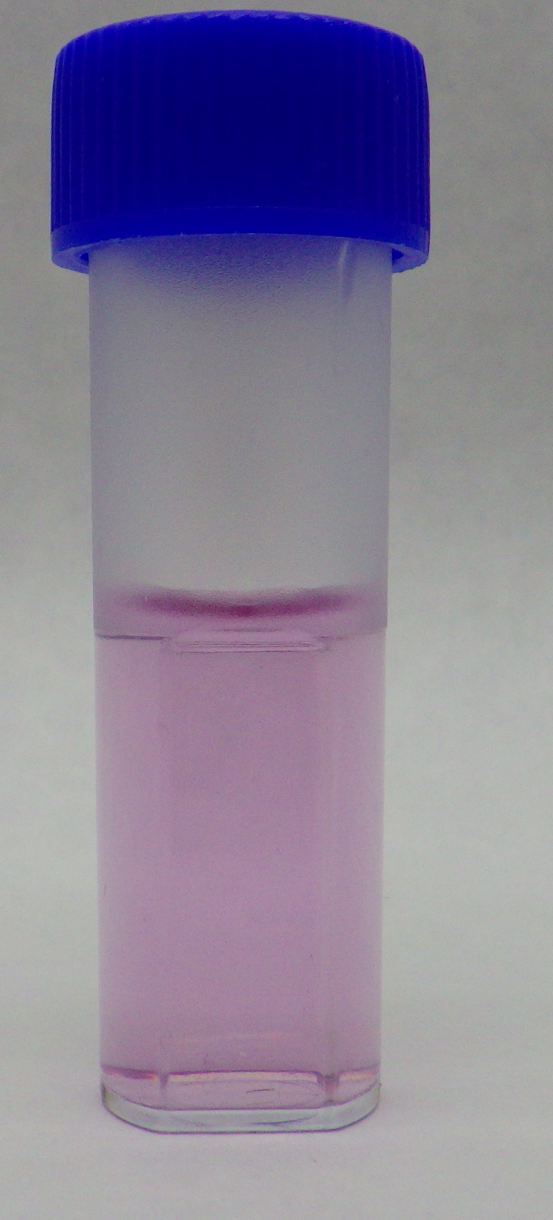
#> input picture sample_images/sample_input.jpg, 1106 x 2440 px (shown at 1/2 size)
$ python -i image_preprocessor.py   (imports and definitions only)
#> lines starting #> are read from the running program, lines starting #| are printed output that depends on the picture
"""
Image Preprocessing Module

Enhances image quality before vial detection and color extraction.
Applies white balance correction, contrast enhancement, and noise reduction.
"""

from typing import Tuple, Optional
import cv2
import numpy as np
import yaml


class ImagePreprocessor:
    """Preprocesses images to improve color detection accuracy."""

    def __init__(self, config_path: str = "config.yaml"):
        """
        Initialize the image preprocessor.

        Args:
            config_path: Path to configuration file
        """
        with open(config_path, 'r') as f:
            self.config = yaml.safe_load(f)

        # Get preprocessing settings or use defaults
        self.preprocessing_enabled = self.config.get('preprocessing', {}).get('enabled', True)
        self.white_balance_enabled = self.config.get('preprocessing', {}).get('white_balance', True)
        self.white_balance_method = self.config.get('preprocessing', {}).get('white_balance_method', 'gray_world')
        self.contrast_enhancement = self.config.get('preprocessing', {}).get('contrast_enhancement', True)
        self.noise_reduction = self.config.get('preprocessing', {}).get('noise_reduction', True)

        # Sharpening settings
        sharpening_config = self.config.get('preprocessing', {}).get('sharpening', {})
        self.sharpening_enabled = sharpening_config.get('enabled', False)
        self.sharpening_amount = sharpening_config.get('amount', 1.0)
        self.sharpening_kernel = sharpening_config.get('kernel_size', 2.0)

    # [224 lines left out: functions preprocess, _reduce_noise, _white_balance, _enhance_contrast, _sharpen, _white_balance_from_background and 2 more, not called in this run]

>>> import cv2
>>> picture = cv2.imread('../sample_images/sample_input.jpg', cv2.IMREAD_GRAYSCALE)
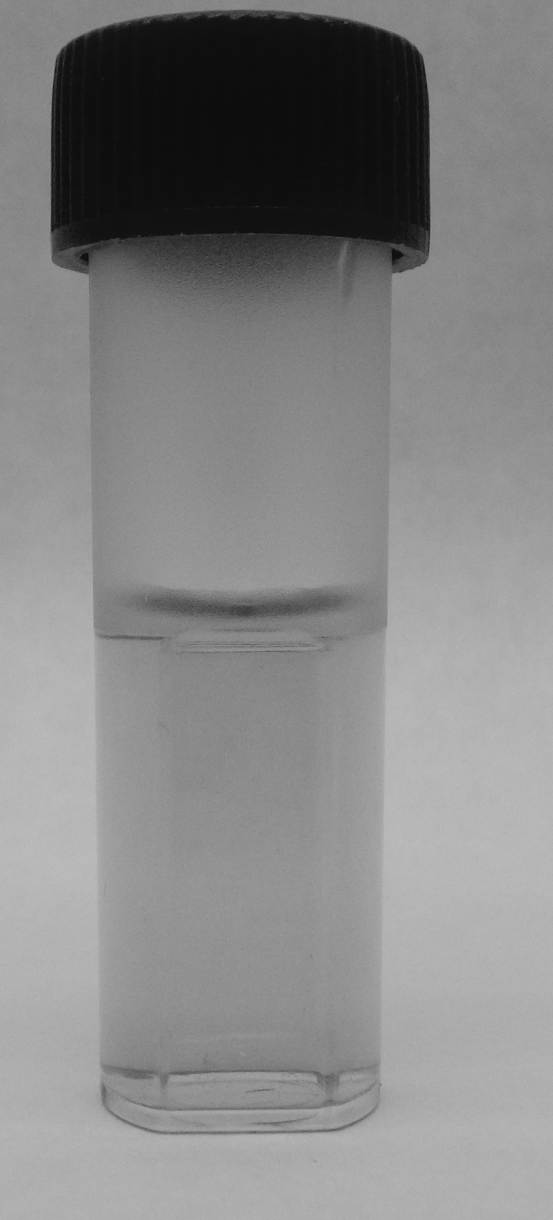
#> picture: shape (2440, 1106) (shown at 1/2 size); min 10, max 191, mean 133.8
>>> result = ImagePreprocessor().preprocess(picture)
#> (the run stopped early here; a loop or call above may not have finished)
